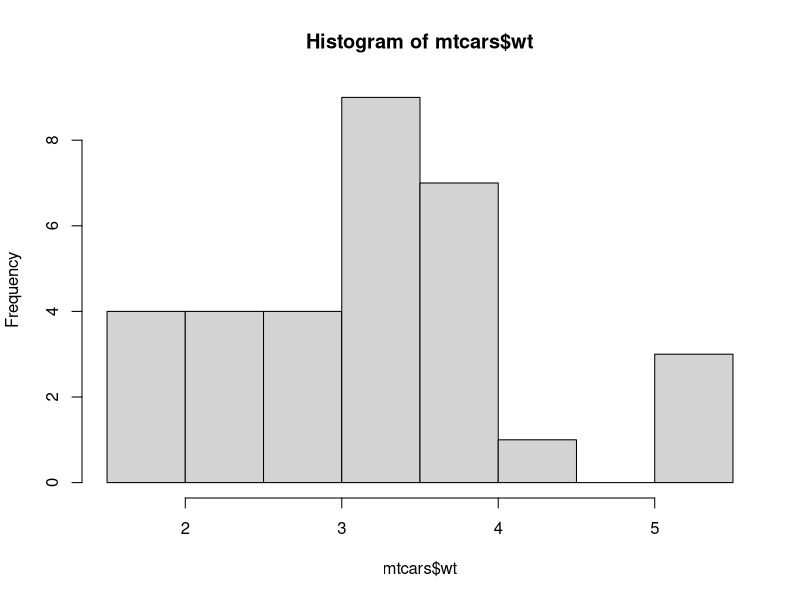
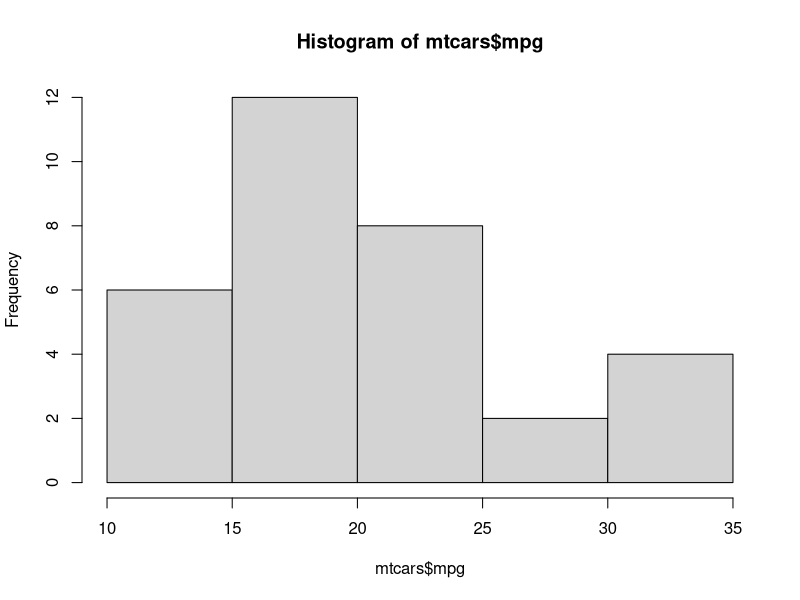
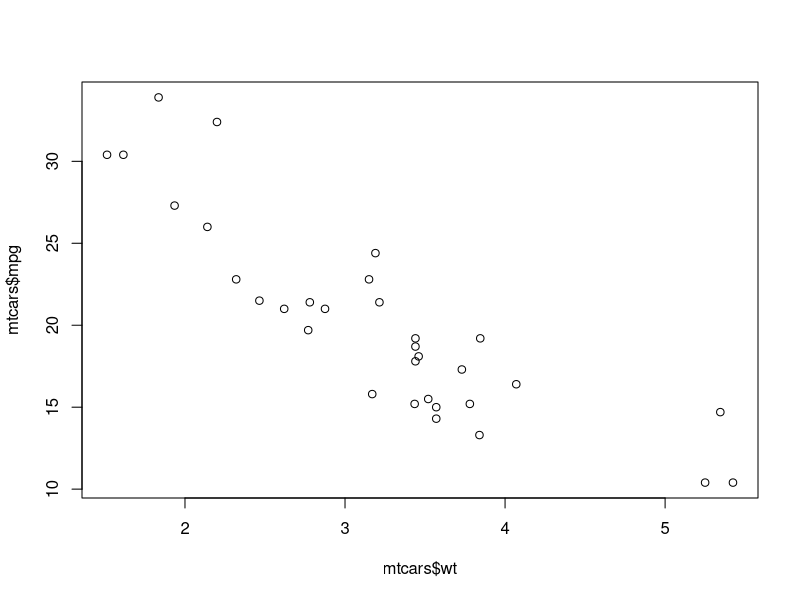
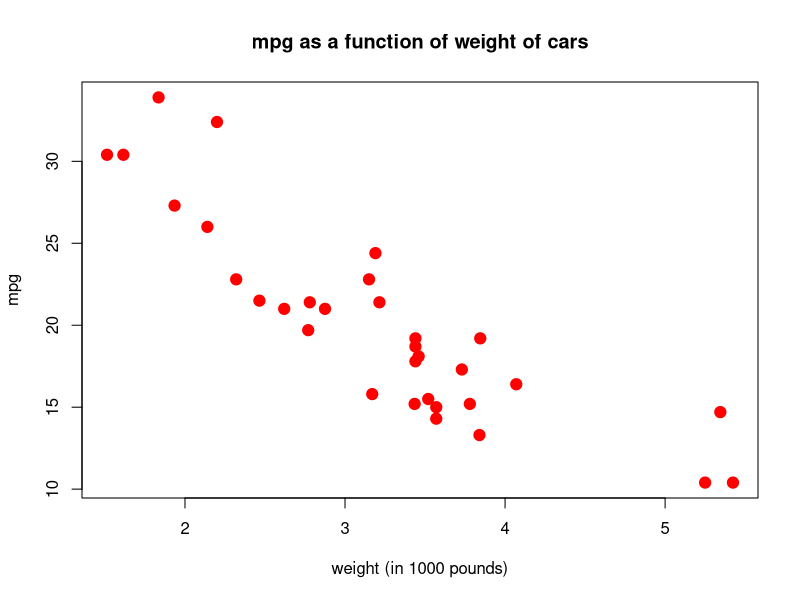

Recreate these plots in R, in order.
# program on scatter plots 
#these are used for linear,spread,outliers,correlation
library(datasets)
mtcars
#univariate contributions
hist(mtcars$wt)
hist(mtcars$mpg)

plot(mtcars$wt,mtcars$mpg)

plot(mtcars$wt,mtcars$mpg,
     pch=19,
     cex=1.5,
     col="red",
     main="mpg as a function of weight of cars",
     xlab="weight (in 1000 pounds)",ylab="mpg")
